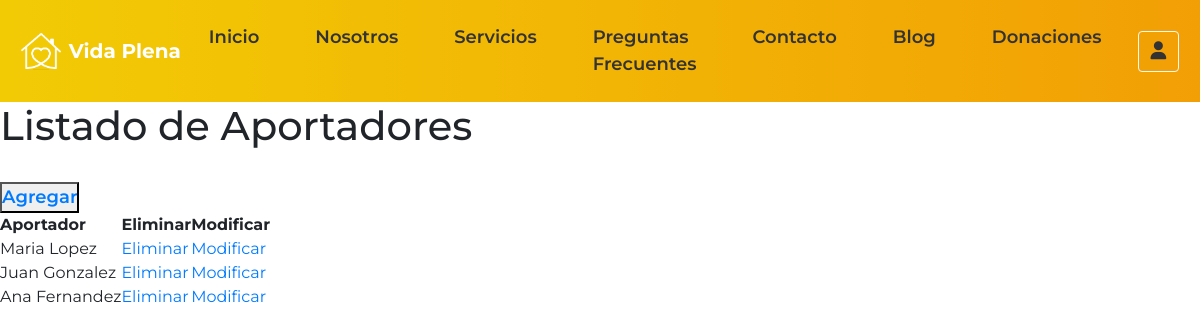
Before: /inicio/crud_aportador/ with the older database file.
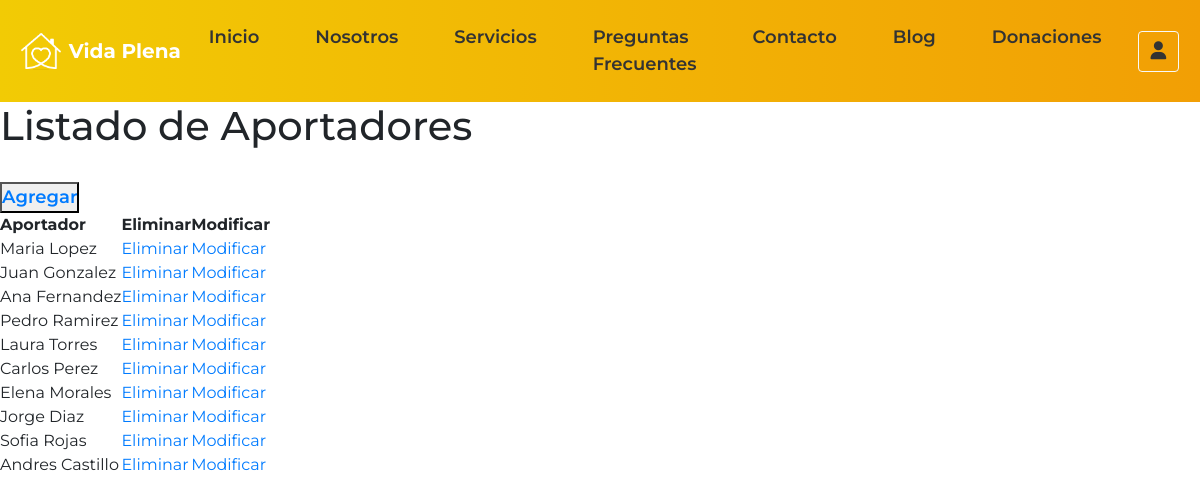
After: the same page with the newer database file.
### inicio/models.py (models this page shows, shortened)
class Usuario(models.Model):
    nombre = models.CharField(max_length=100)
    apellido = models.CharField(max_length=100)
    rut = models.CharField(max_length=20)
    email = models.EmailField()
    tipo_usuario = models.CharField(max_length=50, choices=[('Personal', 'Personal'), ('Aportador', 'Aportador')])

class Aportador(Usuario):
    numero_cel = models.CharField(max_length=20)
    class Meta:
        verbose_name_plural = "Aportadores"

class Usuario(models.Model):
    nombre = models.CharField(max_length=100)
    apellido = models.CharField(max_length=100)
    rut = models.CharField(max_length=20)
    email = models.EmailField()
    tipo_usuario = models.CharField(max_length=50, choices=[('Personal', 'Personal'), ('Aportador', 'Aportador')])

### inicio/views.py (the view)
# urls.py: path('crud_aportador/', views.crud_aportador, name='crud_aportador'),
def crud_aportador(request):
    aportador = Aportador.objects.all()
    context = {'aportadores': aportador}
    print('enviando datos aportador_list')
    return render(request, "inicio/aportador_list.html", context)

### inicio/templates/inicio/aportador_list.html (shortened to what this page needs)
{% extends 'inicio/base.html' %}
{% load static %}
{% block contenido %}
    <h1>Listado de Aportadores</h1>
    <br>
    <button type="button">
        <a href="{% url 'aportadorAdd'%}">Agregar</a>
    </button>
    <table>
        <tr>
            <th>Aportador</th>
            <th>Eliminar</th>
            <th>Modificar</th>
        </tr>
        {% for aportador in aportadores %}
            <tr>
                <td>{{ aportador.nombre }} {{ aportador.apellido }}</td>
                <td><a href="{% url 'aportador_del' pk=aportador.pk %}">Eliminar</a></td>
                <td><a href="{% url 'aportador_edit' pk=aportador.pk %}">Modificar</a></td>
            </tr>
        {% empty %}
            <tr>
                <td colspan="3">No hay aportadores registrados.</td>
            </tr>
        {% endfor %}
    </table>
{% endblock contenido %}

### inicio/templates/inicio/base.html (shortened to what this page needs)
{% load static %}
<!DOCTYPE html>
<html lang="en">
<head>
    <link href="https://cdn.jsdelivr.net/npm/bootstrap@5.0.0-beta2/dist/css/bootstrap.min.css" rel="stylesheet"
>
    <link rel="stylesheet" href="https://cdn.jsdelivr.net/npm/bootstrap-icons@1.4.0/font/bootstrap-icons.css">
    <link href="https://stackpath.bootstrapcdn.com/bootstrap/4.5.2/css/bootstrap.min.css" rel="stylesheet">
    <link href="https://cdnjs.cloudflare.com/ajax/libs/bootstrap-icons/1.5.0/font/bootstrap-icons.min.css" rel="stylesheet">
    <link rel="stylesheet" href="https://cdnjs.cloudflare.com/ajax/libs/font-awesome/6.0.0-beta3/css/all.min.css">
    <link rel="stylesheet" href="{% static 'inicio/main.css' %}" />
</head>
<body>
    {% block contenido %}
    {% endblock %}
</body>
</html>

### inicio/static/inicio/main.css (style rules this page uses)
* { margin: 0; padding: 0; box-sizing: border-box; text-decoration: none !important; list-style: none; }
body { font-family: 'Montserrat', sans-serif; overflow-x: hidden; background-color: #ffff; margin: 0; padding: 0; }
#menu a, button { font-size: 18px !important; font-weight: 600; }

Changed rows visible on the page:
added Aportador: nombre "Pedro", apellido "Ramirez"
added Aportador: nombre "Laura", apellido "Torres"
added Aportador: nombre "Carlos", apellido "Perez"
added Aportador: nombre "Elena", apellido "Morales"
added Aportador: nombre "Jorge", apellido "Diaz"
added Aportador: nombre "Sofia", apellido "Rojas"
added Aportador: nombre "Andres", apellido "Castillo"
